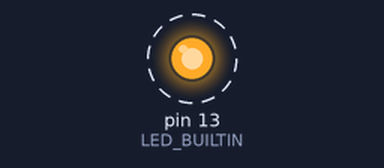
This sketch was run on a simulated Arduino Uno, built with avr-gcc and run on an emulated ATmega328P. Parts: output pins drawn as LEDs (lit = HIGH). Dashed ring = blinking.

Above: at 0.05 s.
Timing chart, 0 to 3.0 s (numbered marks = the images above):
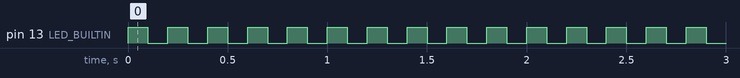

Measured:
- by itself, pin 13 (LED_BUILTIN): alternates HIGH for 0.10 s and LOW for 0.10 s

The sketch:

05.led_builtin.ino
```cpp
// Blinking builtin leds
// 2023.dec17 sun 1737mf

int shortDelayTime = 100;
int longDelayTime = 100;

void setup() {
  pinMode(LED_BUILTIN, OUTPUT);
  pinMode(13, OUTPUT);
}

void loop() {
// For builtin led attached to digital pin 13.
  digitalWrite(13, HIGH);
  delay(shortDelayTime);
  digitalWrite(13, LOW);
  delay(shortDelayTime);

  digitalWrite(13, HIGH);
  delay(shortDelayTime);
  digitalWrite(13, LOW);
  delay(longDelayTime);

// For builtin led with the name "LED_BUILTIN".
  digitalWrite(LED_BUILTIN, HIGH);
  delay(shortDelayTime);
  digitalWrite(LED_BUILTIN, LOW);
  delay(shortDelayTime);

  digitalWrite(LED_BUILTIN, HIGH);
  delay(shortDelayTime);
  digitalWrite(LED_BUILTIN, LOW);
  delay(longDelayTime);

}
```
